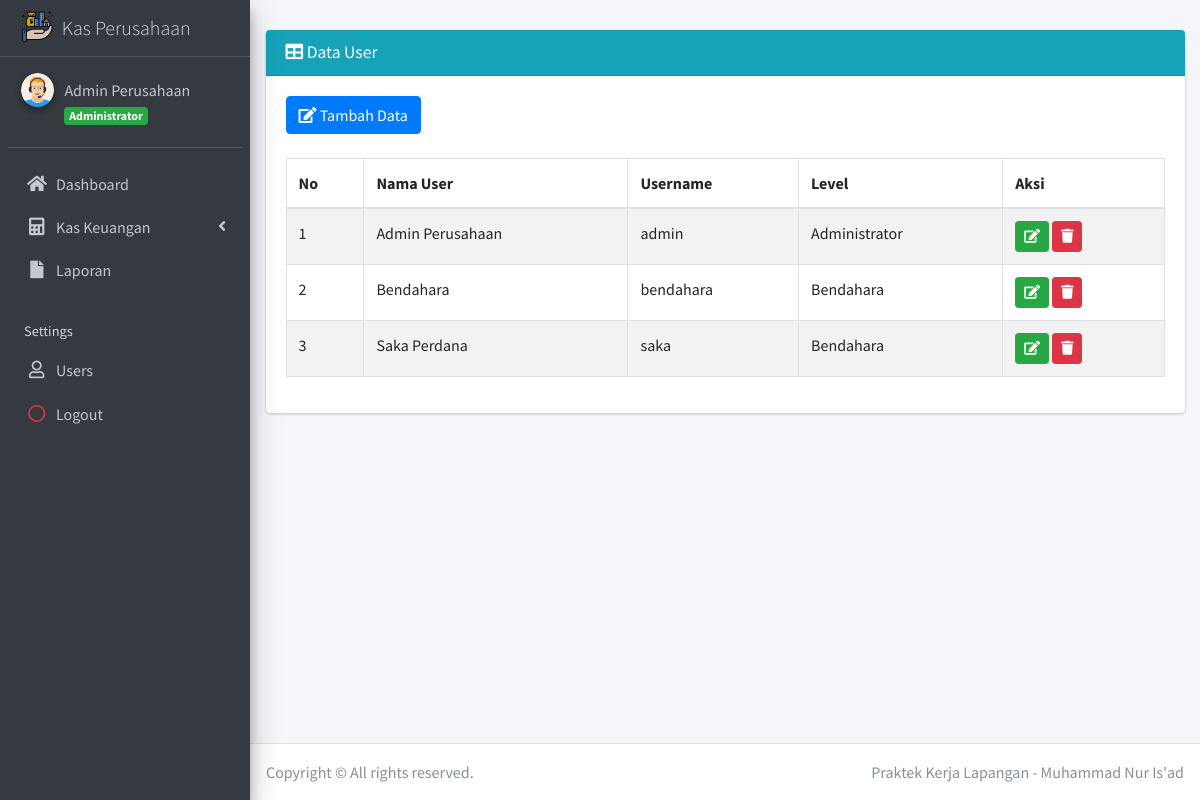
Page /?page=data_pengguna (signed in) on the committed database.
### tables this page shows
CREATE TABLE `tb_pengguna` (
  `id_pengguna` int(11) NOT NULL,
  `nama_pengguna` varchar(30) NOT NULL,
  `username` varchar(30) NOT NULL,
  `password` varchar(30) NOT NULL,
  `level` enum('Administrator','Bendahara') NOT NULL
);

### admin/pengguna/data_pengguna.php (the view, shortened to what this page needs)
<div class="card card-info">
	<div class="card-header">
		<h3 class="card-title">
			<i class="fa fa-table"></i> Data User</h3>
	</div>
	<div class="card-body">
		<div class="table-responsive">
			<div>
				<a href="?page=add_pengguna" class="btn btn-primary">
					<i class="fa fa-edit"></i> Tambah Data</a>
			</div>
			<br>
			<table class="table table-bordered table-striped">
				<thead>
					<tr>
						<th>No</th>
						<th>Nama User</th>
						<th>Username</th>
						<th>Level</th>
						<th>Aksi</th>
					</tr>
				</thead>
				<tbody>
					<?php
              $no = 1;
              $sql = $koneksi->query("select * from tb_pengguna");
              while ($data= $sql->fetch_assoc()) {
            ?>
					<tr>
						<td>
							<?php echo $no++; ?>
						</td>
						<td>
							<?php echo $data['nama_pengguna']; ?>
						</td>
						<td>
							<?php echo $data['username']; ?>
						</td>
						<td>
							<?php echo $data['level']; ?>
						</td>
						<td>
							<a href="?page=edit_pengguna&kode=<?php echo $data['id_pengguna']; ?>"
							 title="Ubah" class="btn btn-success btn-sm">
								<i class="fa fa-edit"></i>
							</a>
							<a href="?page=del_pengguna&kode=<?php echo $data['id_pengguna']; ?>"
							 onclick="return confirm('Apakah anda yakin hapus data ini ?')" title="Hapus" class="btn btn-danger btn-sm">
								<i class="fa fa-trash"></i>
						</td>
					</tr>
					<?php
              }
            ?>
				</tbody>
			</table>
		</div>
	</div>

### rows in the picture
tb_pengguna: nama_pengguna "Admin Perusahaan", username "admin", level "Administrator"
tb_pengguna: nama_pengguna "Bendahara", username "bendahara", level "Bendahara"
tb_pengguna: nama_pengguna "Saka Perdana", username "saka", level "Bendahara"

### other values in the picture
$data_nama "Admin Perusahaan"
$data_level "Administrator"
